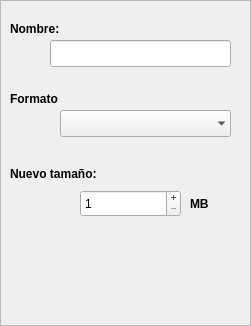
   <widget class="QFrame" name="frameCrear">
    <property name="geometry">
     <rect>
      <x>46</x>
      <y>104</y>
      <width>251</width>
      <height>326</height>
     </rect>
    </property>
    <property name="styleSheet">
     <string notr="true">border-image: url(:/new/prefix1/Resources/Menus.png) 0 0 0 0 stretch stretch;</string>
    </property>
    <property name="frameShape">
     <enum>QFrame::StyledPanel</enum>
    </property>
    <property name="frameShadow">
     <enum>QFrame::Raised</enum>
    </property>
    <widget class="QLabel" name="lbNombre">
     <property name="geometry">
      <rect>
       <x>10</x>
       <y>20</y>
       <width>111</width>
       <height>17</height>
      </rect>
     </property>
     <property name="palette">
      <palette>
       <active>
        <colorrole role="WindowText">
         <brush brushstyle="SolidPattern">
          <color alpha="255">
           <red>0</red>
           <green>0</green>
           <blue>0</blue>
          </color>
         </brush>
        </colorrole>
        <colorrole role="Text">
         <brush brushstyle="SolidPattern">
          <color alpha="255">
           <red>0</red>
           <green>0</green>
           <blue>0</blue>
          </color>
         </brush>
        </colorrole>
       </active>
       <inactive>
        <colorrole role="WindowText">
         <brush brushstyle="SolidPattern">
          <color alpha="255">
           <red>0</red>
           <green>0</green>
           <blue>0</blue>
          </color>
         </brush>
        </colorrole>
        <colorrole role="Text">
         <brush brushstyle="SolidPattern">
          <color alpha="255">
           <red>0</red>
           <green>0</green>
           <blue>0</blue>
          </color>
         </brush>
        </colorrole>
       </inactive>
       <disabled>
        <colorrole role="WindowText">
         <brush brushstyle="SolidPattern">
          <color alpha="255">
           <red>159</red>
           <green>158</green>
           <blue>158</blue>
          </color>
         </brush>
        </colorrole>
        <colorrole role="Text">
         <brush brushstyle="SolidPattern">
          <color alpha="255">
           <red>159</red>
           <green>158</green>
           <blue>158</blue>
          </color>
         </brush>
        </colorrole>
       </disabled>
      </palette>
     </property>
     <property name="font">
      <font>
       <weight>75</weight>
       <bold>true</bold>
      </font>
     </property>
     <property name="styleSheet">
      <string notr="true">border-image: url(:/new/prefix1/Resources/Menxxus.png);</string>
     </property>
     <property name="text">
      <string>Nombre:</string>
     </property>
    </widget>
    <widget class="QComboBox" name="cbFormato">
     <property name="geometry">
      <rect>
       <x>60</x>
       <y>110</y>
       <width>171</width>
       <height>27</height>
      </rect>
     </property>
     <property name="styleSheet">
      <string notr="true">border-image: url(:/new/prefix1/Resources/Menxxus.png);</string>
     </property>
     <property name="currentText">
      <string/>
     </property>
     <property name="frame">
      <bool>false</bool>
     </property>
    </widget>
    <widget class="QPushButton" name="btnCrear">
     <property name="geometry">
      <rect>
       <x>150</x>
       <y>240</y>
       <width>75</width>
       <height>71</height>
      </rect>
     </property>
     <property name="styleSheet">
      <string notr="true">border-image: url(:/new/prefix1/Resources/Menxxus.png);</string>
     </property>
     <property name="text">
      <string/>
     </property>
     <property name="icon">
      <iconset resource="Resources.qrc">
       <normaloff>:/new/prefix1/Resources/btnCrear.png</normaloff>:/new/prefix1/Resources/btnCrear.png</iconset>
     </property>
     <property name="iconSize">
      <size>
       <width>67</width>
       <height>73</height>
      </size>
     </property>
     <property name="flat">
      <bool>true</bool>
     </property>
    </widget>
    <widget class="QLineEdit" name="txtNombre">
     <property name="geometry">
      <rect>
       <x>50</x>
       <y>40</y>
       <width>181</width>
       <height>27</height>
      </rect>
     </property>
     <property name="styleSheet">
      <string notr="true">border-image: url(:/new/prefix1/Resources/Menxxus.png);</string>
     </property>
    </widget>
    <widget class="QLabel" name="lbFormato">
     <property name="geometry">
      <rect>
       <x>10</x>
       <y>90</y>
       <width>111</width>
       <height>17</height>
      </rect>
     </property>
     <property name="palette">
      <palette>
       <active>
        <colorrole role="WindowText">
         <brush brushstyle="SolidPattern">
          <color alpha="255">
           <red>0</red>
           <green>0</green>
           <blue>0</blue>
          </color>
         </brush>
        </colorrole>
        <colorrole role="Text">
         <brush brushstyle="SolidPattern">
          <color alpha="255">
           <red>0</red>
           <green>0</green>
           <blue>0</blue>
          </color>
         </brush>
        </colorrole>
       </active>
       <inactive>
        <colorrole role="WindowText">
         <brush brushstyle="SolidPattern">
          <color alpha="255">
           <red>0</red>
           <green>0</green>
           <blue>0</blue>
          </color>
         </brush>
        </colorrole>
        <colorrole role="Text">
         <brush brushstyle="SolidPattern">
          <color alpha="255">
           <red>0</red>
           <green>0</green>
           <blue>0</blue>
          </color>
         </brush>
        </colorrole>
       </inactive>
       <disabled>
        <colorrole role="WindowText">
         <brush brushstyle="SolidPattern">
          <color alpha="255">
           <red>159</red>
           <green>158</green>
           <blue>158</blue>
          </color>
         </brush>
        </colorrole>
        <colorrole role="Text">
         <brush brushstyle="SolidPattern">
          <color alpha="255">
           <red>159</red>
           <green>158</green>
           <blue>158</blue>
          </color>
         </brush>
        </colorrole>
       </disabled>
      </palette>
     </property>
     <property name="font">
      <font>
       <weight>75</weight>
       <bold>true</bold>
      </font>
     </property>
     <property name="styleSheet">
      <string notr="true">border-image: url(:/new/prefix1/Resources/Menxxus.png);</string>
     </property>
     <property name="text">
      <string>Formato</string>
     </property>
    </widget>
    <widget class="QLabel" name="lbGb">
     <property name="geometry">
      <rect>
       <x>190</x>
       <y>195</y>
       <width>31</width>
       <height>17</height>
      </rect>
     </property>
     <property name="palette">
      <palette>
       <active>
        <colorrole role="WindowText">
         <brush brushstyle="SolidPattern">
          <color alpha="255">
           <red>0</red>
           <green>0</green>
           <blue>0</blue>
          </color>
         </brush>
        </colorrole>
        <colorrole role="Text">
         <brush brushstyle="SolidPattern">
          <color alpha="255">
           <red>0</red>
           <green>0</green>
           <blue>0</blue>
          </color>
         </brush>
        </colorrole>
       </active>
       <inactive>
        <colorrole role="WindowText">
         <brush brushstyle="SolidPattern">
          <color alpha="255">
           <red>0</red>
           <green>0</green>
           <blue>0</blue>
          </color>
         </brush>
        </colorrole>
        <colorrole role="Text">
         <brush brushstyle="SolidPattern">
          <color alpha="255">
           <red>0</red>
           <green>0</green>
           <blue>0</blue>
          </color>
         </brush>
        </colorrole>
       </inactive>
       <disabled>
        <colorrole role="WindowText">
         <brush brushstyle="SolidPattern">
          <color alpha="255">
           <red>159</red>
           <green>158</green>
           <blue>158</blue>
          </color>
         </brush>
        </colorrole>
        <colorrole role="Text">
         <brush brushstyle="SolidPattern">
          <color alpha="255">
           <red>159</red>
           <green>158</green>
           <blue>158</blue>
          </color>
         </brush>
        </colorrole>
       </disabled>
      </palette>
     </property>
     <property name="font">
      <font>
       <weight>75</weight>
       <bold>true</bold>
      </font>
     </property>
     <property name="styleSheet">
      <string notr="true">border-image: url(:/new/prefix1/Resources/Menxxus.png);</string>
     </property>
     <property name="text">
      <string>MB</string>
     </property>
    </widget>
    <widget class="QLabel" name="lbSize">
     <property name="geometry">
      <rect>
       <x>10</x>
       <y>165</y>
       <width>111</width>
       <height>17</height>
      </rect>
     </property>
     <property name="palette">
      <palette>
       <active>
        <colorrole role="WindowText">
         <brush brushstyle="SolidPattern">
          <color alpha="255">
           <red>0</red>
           <green>0</green>
           <blue>0</blue>
          </color>
         </brush>
        </colorrole>
        <colorrole role="Text">
         <brush brushstyle="SolidPattern">
          <color alpha="255">
           <red>0</red>
           <green>0</green>
           <blue>0</blue>
          </color>
         </brush>
        </colorrole>
       </active>
       <inactive>
        <colorrole role="WindowText">
         <brush brushstyle="SolidPattern">
          <color alpha="255">
           <red>0</red>
           <green>0</green>
           <blue>0</blue>
          </color>
         </brush>
        </colorrole>
        <colorrole role="Text">
         <brush brushstyle="SolidPattern">
          <color alpha="255">
           <red>0</red>
           <green>0</green>
           <blue>0</blue>
          </color>
         </brush>
        </colorrole>
       </inactive>
       <disabled>
        <colorrole role="WindowText">
         <brush brushstyle="SolidPattern">
          <color alpha="255">
           <red>159</red>
           <green>158</green>
           <blue>158</blue>
          </color>
         </brush>
        </colorrole>
        <colorrole role="Text">
         <brush brushstyle="SolidPattern">
          <color alpha="255">
           <red>159</red>
           <green>158</green>
           <blue>158</blue>
          </color>
         </brush>
        </colorrole>
       </disabled>
      </palette>
     </property>
     <property name="font">
      <font>
       <weight>75</weight>
       <bold>true</bold>
      </font>
     </property>
     <property name="styleSheet">
      <string notr="true">border-image: url(:/new/prefix1/Resources/Menxxus.png);</string>
     </property>
     <property name="text">
      <string>Nuevo tamaño:</string>
     </property>
    </widget>
    <widget class="QSpinBox" name="nudSize">
     <property name="geometry">
      <rect>
       <x>80</x>
       <y>190</y>
       <width>101</width>
       <height>27</height>
      </rect>
     </property>
     <property name="styleSheet">
      <string>border-image: url(:/new/prefix1/Resources/Menxxus.png);</string>
     </property>
     <property name="buttonSymbols">
      <enum>QAbstractSpinBox::PlusMinus</enum>
     </property>
     <property name="accelerated">
      <bool>true</bool>
     </property>
     <property name="minimum">
      <number>1</number>
     </property>
     <property name="maximum">
      <number>999999999</number>
     </property>
    </widget>
   </widget>
